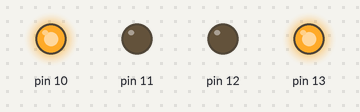
The sketch below on a simulated Arduino Uno, built with avr-gcc and run on an emulated ATmega328P. Parts: output pins drawn as LEDs (lit = HIGH).

Above: at 5.0 s.
At 13.0 s:
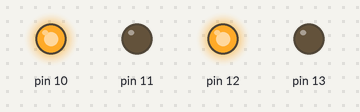
At 21.0 s:
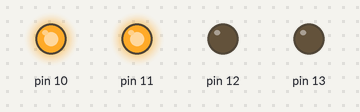
Timing chart, 0 to 29.9 s (numbered marks = the images above):
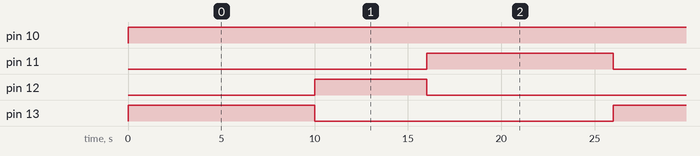

Measured:
- by itself, pin 10: LOW → HIGH at 0.00 s
- by itself, pin 11, pin 13: alternates HIGH for 10.0 s and LOW for 16.0 s
- by itself, pin 12: alternates HIGH for 6.0 s and LOW for 20.0 s

The sketch:

drivingmatter-trafficlight.ino
```cpp
// the setup function runs once when you press reset or power the board
void setup() {
  // initialize digital pin LED_BUILTIN as an output.
  pinMode(13, OUTPUT);
  pinMode(12, OUTPUT);
  pinMode(11, OUTPUT);
  pinMode(10, OUTPUT);

}

// the loop function runs over and over again forever
void loop() {
  digitalWrite(10, HIGH);    // turn the LED off by making the voltage LOW


  digitalWrite(13, HIGH);   // turn the LED on (HIGH is the voltage level)
  delay(10000);                       // wait for a second
  digitalWrite(13, LOW);    // turn the LED off by making the voltage LOW
  digitalWrite(12, HIGH);    // turn the LED off by making the voltage LOW
  delay(6000);                       // wait for a second
  digitalWrite(12, LOW);    // turn the LED off by making the voltage LOW
  digitalWrite(11, HIGH);    // turn the LED off by making the voltage LOW
  delay(10000);                       // wait for a second
  digitalWrite(11, LOW);    // turn the LED off by making the voltage LOW
}
```
